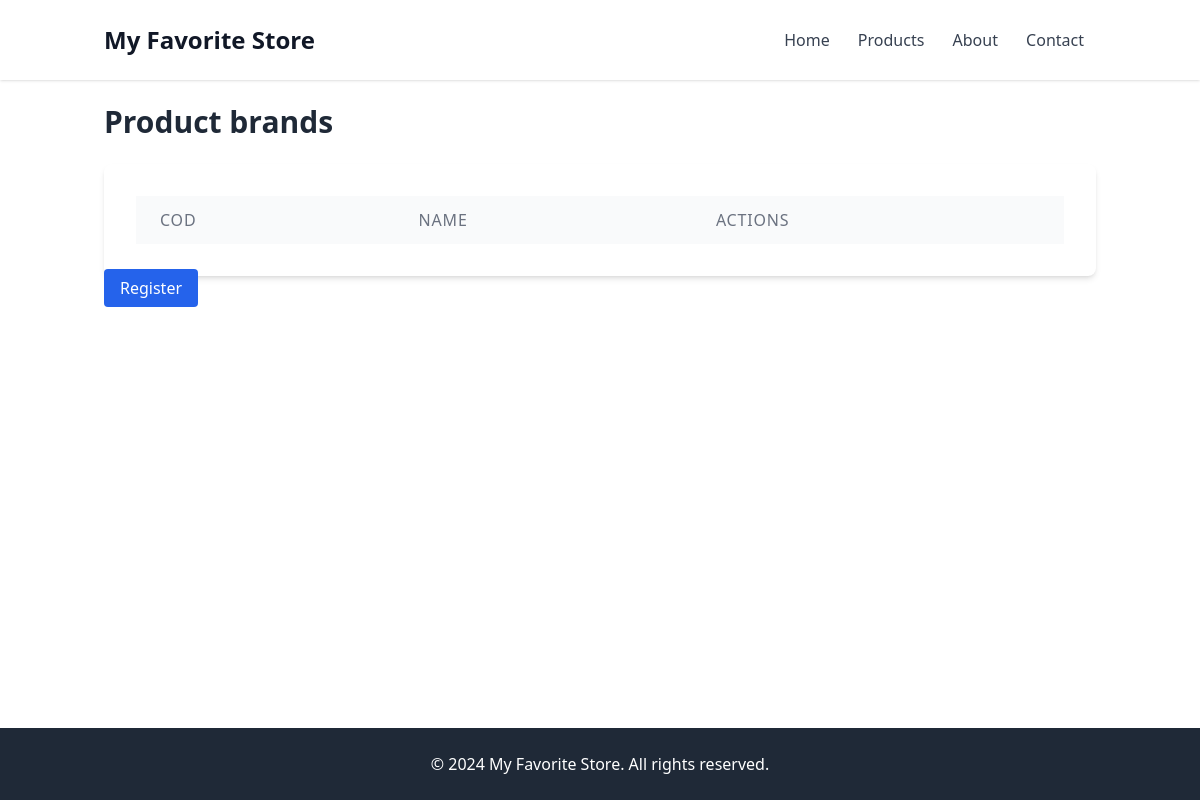
/brand/list/, run on an earlier commit of the app's database.
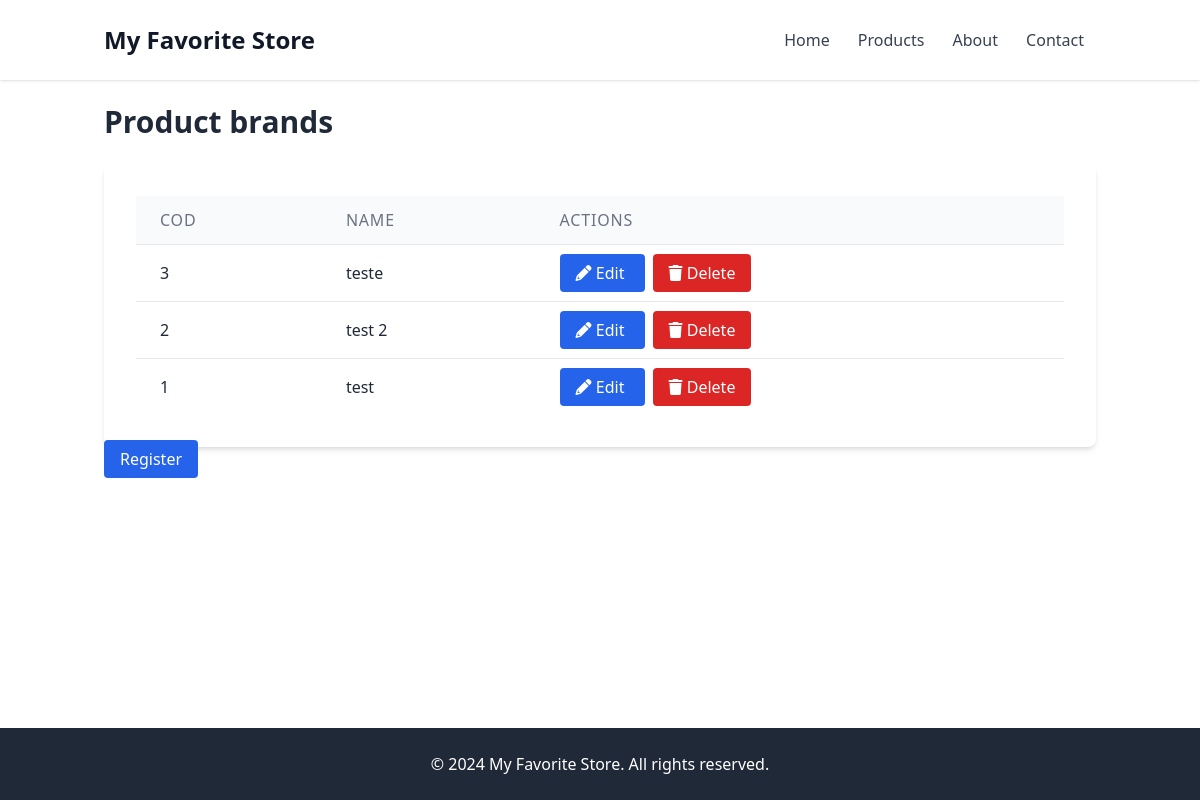
And on a later commit of the database.
### WebStoreApp/models.py (models this page shows, shortened)
class BaseModel(models.Model):
    ACTIVE_STORE = [
        (1,'Yes'),
        (0,'No'),
    ]
    created_at = models.DateTimeField(auto_now_add=True)
    updated_at = models.DateTimeField(auto_now=True)
    deleted_at = models.DateTimeField(null=True, default=None)
    created_by_user_id = models.ForeignKey(User, on_delete=models.CASCADE, null=True, default=None, related_name='created_%(class)s_set')
    updated_by_user_id = models.ForeignKey(User, on_delete=models.CASCADE, null=True, default=None, related_name='updated_%(class)s_set')
    deleted_by_user_id = models.ForeignKey(User, on_delete=models.CASCADE, null=True, default=None, related_name='deleted_%(class)s_set')
    active = models.IntegerField(max_length=1, choices=ACTIVE_STORE)
    class Meta:
        abstract = True

class ProductBrand(BaseModel):
    name = models.CharField(max_length=255, null=False, help_text="The brand's name")

### WebStoreApp/views.py (the view)
# urls.py: path("brand/list/", views.brand_list, name='brand_list'),
def brand_list(request, template_name='product_brand/brand_list.html'):
    query = request.GET.get('search')
    if query:
        items = ProductBrand.objects.filter(name__icontains=query).order_by('-id')
    else:
        items = ProductBrand.objects.all().order_by('-id')
    return render(request, template_name, {'items':items})

### WebStoreApp/templates/product_brand/brand_list.html (shortened to what this page needs)
{% extends "base.html" %}
{% block content %}
<div class="container mx-auto px-4 py-6">
    <h1 class="text-3xl font-bold mb-6">Product brands</h1>
    <div class="bg-white p-8 rounded-lg shadow-md">
        <table class="min-w-full divide-y divide-gray-200 rounded-lg" >
            <thead class="bg-gray-50">
                <tr>
                    <th class="px-6 py-3 text-left text-md font-medium text-gray-500 uppercase tracking-wider rounded-tl-2x " >COD</th>
                    <th class="px-6 py-3 text-left text-md font-medium text-gray-500 uppercase tracking-wider ">Name</t2xh>
                    <th class="px-6 py-3 text-left text-md font-medium text-gray-500 uppercase tracking-wider rounded-tr-2xlg ">Actions</th>
                </tr>
            </thead>
            <tbody class="bg-white divide-y divide-gray-200">
                {% for item in items %}
                    <tr class="" >
                        <td class="px-6 py-4 whitespace-nowrap" >{{item.pk}}</td>
                        <td class="px-6 py-4 whitespace-nowrap" >{{item.name}}</td>
                        <td class="px-6 py-4 whitespace-nowrap" >
                            <a href="{% url 'brand_edit' pk=item.pk %}" class="bg-blue-600 text-white px-4 py-2 rounded hover:bg-blue-500 mr-2">
                                <i class="fa fa-pencil" ></i> Edit
                            </a>
                            <a href="{% url 'brand_delete' pk=item.pk %}" class="bg-red-600 text-white px-4 py-2 rounded hover:bg-red-500">
                                <i class="fa fa-trash" ></i>  Delete
                            </a>
                        </td>
                    </tr>
                {% endfor %}
            </tbody>
        </table>
    </div>
    <a href="{% url 'brand_create' %}" class="bg-blue-600 text-white px-4 py-2 rounded hover:bg-blue-500">Register</a>
</div>
{% endblock %}

What changed in the data, as far as the page shows it:
added ProductBrand: pk "3", name "teste"
added ProductBrand: pk "2", name "test 2"
added ProductBrand: pk "1", name "test"
